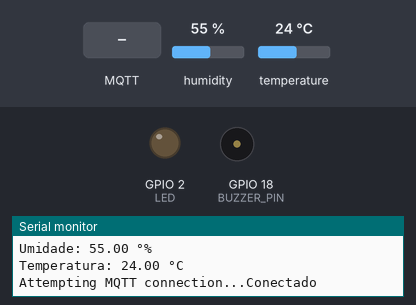
The sketch below on a simulated ESP32. On the bench: output pins drawn as LEDs (lit = HIGH), buzzer (waves = sounding, pin HIGH), the last lines printed to the serial monitor. Inputs (shaded band) come from the test bench; at power-on: humidity 55 %, temperature 24 °C. WiFi joins after 1.5 s; servers stay silent unless stated; random numbers use the default seed unless the sketch sets one; no MQTT or app messages arrive unless stated.

Above: at 2.7 s.
2.8 s: MQTT message "L" arrives on the first subscribed topic
At 4.0 s:
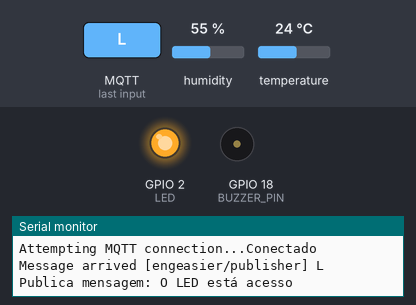
4.3 s: MQTT message "A" arrives on the first subscribed topic
At 5.2 s:
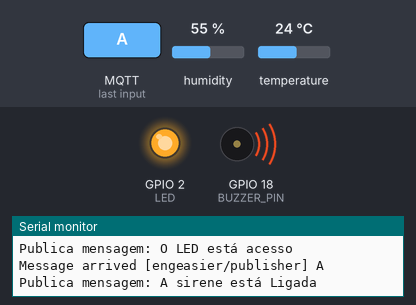
5.8 s: MQTT message "D" arrives on the first subscribed topic
At 6.3 s:
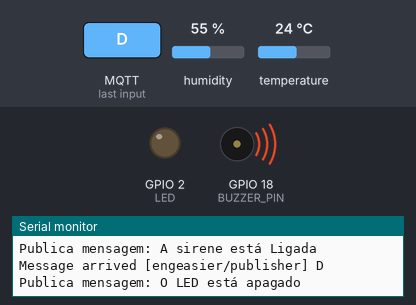
Timing chart, 0 to 8.8 s (numbered marks = the images above; inputs shaded):
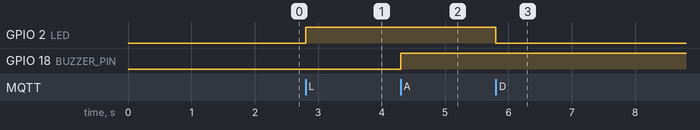

The sketch:

Protocolo_MQTT_dht11.ino
```cpp
#include <WiFi.h>
#include <PubSubClient.h> //comunicação com um servidor MQTT
#include "DHT.h"

const char* ssid = "ifce-espacoMaker";
const char* password = "CR1AT1V1UM";
const char* mqtt_server = "broker.hivemq.com"; //ndereço do servidor MQTT

WiFiClient espClient; //objeto para gerenciar a conexão Wi-Fi.
PubSubClient client(espClient); //objeto para se conectar ao servidor MQTT, utilizando a conexão Wi-Fi
//unsigned long lastMsg = 0;
#define MSG_BUFFER_SIZE (50) //tamanho máximo de uma mensagem que pode ser enviada ou recebida.
char msg[MSG_BUFFER_SIZE]; //array de caracteres que será usado para armazenar as mensagens.

#define BUZZER_PIN 18
#define DHTPIN 13 // pino DHT11
#define DHTTYPE DHT11 // DHT 11
#define LED 2
float humidadeAnterior=0,temperaturaAnterior=0;

DHT dht(DHTPIN, DHTTYPE);

//Toda vez que uma nova mensagem chega no tópico que o ESP32 está "ouvindo", essa função é automaticamente chamada
void callback(char* nomeDoTopico, byte* dadosEnviados, unsigned int tamanhoDoConteudoDaMensagem){
  Serial.print("Message arrived [");
  Serial.print(nomeDoTopico);
  Serial.print("] ");
  for (int i=0; i<tamanhoDoConteudoDaMensagem; i++) {
    Serial.print((char)dadosEnviados[i]);
  }
  Serial.println();

  if((char)dadosEnviados[0]=='L' || (char)dadosEnviados[0]=='l'){
    digitalWrite(LED, HIGH);
    snprintf(msg, MSG_BUFFER_SIZE, "O LED está acesso");
    Serial.print("Publica mensagem: ");
    Serial.println(msg);
    client.publish("engeasier/led",msg);
  }

  if ((char)dadosEnviados[0]=='D' || (char)dadosEnviados[0]=='d') {
    digitalWrite(LED, LOW);
    snprintf(msg, MSG_BUFFER_SIZE, "O LED está apagado");
    Serial.print("Publica mensagem: ");
    Serial.println(msg);
    client.publish("engeasier/led",msg);
  }

  if ((char)dadosEnviados[0]=='A' || (char)dadosEnviados[0]=='a') {
    digitalWrite(BUZZER_PIN, HIGH);
    snprintf(msg, MSG_BUFFER_SIZE, "A sirene está Ligada");
    Serial.print("Publica mensagem: ");
    Serial.println(msg);
    client.publish("engeasier/sirene",msg);
  }

  if ((char)dadosEnviados[0]=='P' || (char)dadosEnviados[0]=='p') {
    digitalWrite(BUZZER_PIN, LOW);
    snprintf(msg, MSG_BUFFER_SIZE, "A sirene está Desligada");
    Serial.print("Publica mensagem: ");
    Serial.println(msg);
    client.publish("engeasier/sirene",msg);
  }

}


void setup_wifi(){
  delay(10);
  Serial.println();
  Serial.println();
  Serial.print("Connecting to ");
  Serial.println(ssid);

  WiFi.begin(ssid, password);

  while (WiFi.status() != WL_CONNECTED) {
    delay(500);
    Serial.print(".");
  }

  Serial.println("");
  Serial.println("WiFi connected.");
  Serial.println("IP address: ");
  Serial.println(WiFi.localIP());

}

void reconnect(){
  while(!client.connected()){
    Serial.print("Attempting MQTT connection...");

    String clientId = "ENGEASIER_MQTT";
    clientId += String(random(0xffff),HEX);

    if(client.connect(clientId.c_str())){
      Serial.println("Conectado");

      client.subscribe("engeasier/publisher");
    }else{
      Serial.print("failed, rc=");
      Serial.print(client.state());
      Serial.println(" try again in 5 seconds");
      delay(5000);
    }
  }
}

void dht11(){
  float humidade = dht.readHumidity(); //Ler a humidade
  float temperatura = dht.readTemperature(); //Ler a temperatura


  // testa se retorno é valido, caso contrário algo está errado.
  if (isnan(temperatura) || isnan(humidade))
  {
    char* mensagem = "Failed to read from DHT";
    Serial.println(mensagem);
    sprintf(msg, "%s", mensagem);
    client.publish("engeasier/temperatura",mensagem);
    client.publish("engeasier/humidade",mensagem);
  }
  else
  {
    if(humidade != humidadeAnterior){
      humidadeAnterior = humidade;
      Serial.print("Umidade: ");
      Serial.print(humidade);
      Serial.println(F(" °%"));
      sprintf(msg,"%.2f",humidade);
      client.publish("engeasier/humidade",msg);
    }

    if(temperatura != temperaturaAnterior){
      temperaturaAnterior = temperatura;
      Serial.print("Temperatura: ");
      Serial.print(temperatura);
      Serial.println((" °C"));
      sprintf(msg,"%.2f",temperatura);
      client.publish("engeasier/temperatura",msg);
    }

  }
}

void setup() {
  // put your setup code here, to run once:

  pinMode(LED, OUTPUT);
  pinMode(BUZZER_PIN, OUTPUT);
  dht.begin(); //Inicializa o DHT11

  Serial.begin(115200);
  setup_wifi();
  client.setServer(mqtt_server,1883);
  client.setCallback(callback);

}

void loop() {

  dht11();

  if(!client.connected()){
    reconnect();
  }

  client.loop();
}
```

Measured:
- after the input at 2.8 s, GPIO 2 (LED): LOW → HIGH at once
- after the input at 4.3 s, GPIO 18 (BUZZER_PIN): LOW → HIGH at once
- after the input at 5.8 s, GPIO 2 (LED): HIGH → LOW at once
